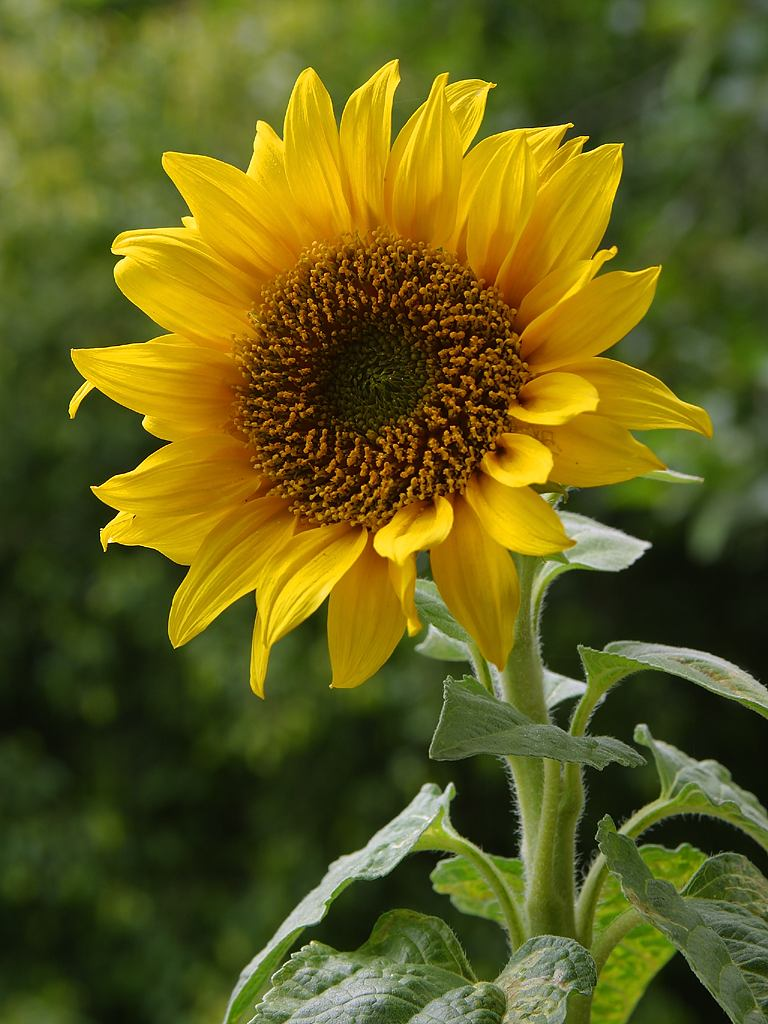
#> input picture 1_2_Convolutional_Filters_Edge_Detection/images/sunflower.jpg, 768 x 1024 px
$ jupyter execute '4. Fourier Transform of Filters.ipynb'   (shell and % lines are left out)
#> lines starting #> are read from the running program, lines starting #| are printed output that depends on the picture
## High and Low Pass Filters

Now, you might be wondering, what makes filters high and low-pass; why is a Sobel filter high-pass and a Gaussian filter low-pass?

Well, you can actually visualize the frequencies that these filters block out by taking a look at their fourier transforms. The frequency components of any image can be displayed after doing a Fourier Transform (FT). An FT looks at the components of an image (edges that are high-frequency, and areas of smooth color as low-frequency), and plots the frequencies that occur as points in spectrum. So, let's treat our filters as small images, and display them in the frequency domain!

[cell 1]
# git partially cloning
repo='cvnd-exercises'
sub_dir='1_2_Convolutional_Filters_Edge_Detection'
url='https://github.com/linked0/' + repo + '.git'
%cd $repo
%cd $sub_dir

[cell 2]
import numpy as np
import matplotlib.pyplot as plt
import cv2


# Define gaussian, sobel, and laplacian (edge) filters

gaussian = (1/9)*np.array([[1, 1, 1],
                           [1, 1, 1],
                           [1, 1, 1]])

sobel_x= np.array([[-1, 0, 1],
                   [-2, 0, 2],
                   [-1, 0, 1]])

sobel_y= np.array([[-1,-2,-1],
                   [0, 0, 0],
                   [1, 2, 1]])

# laplacian, edge filter
laplacian=np.array([[0, 1, 0],
                    [1,-4, 1],
                    [0, 1, 0]])

filters = [gaussian, sobel_x, sobel_y, laplacian]
filter_name = ['gaussian','sobel_x', \
                'sobel_y', 'laplacian']


# perform a fast fourier transform on each filter
# and create a scaled, frequency transform image
f_filters = [np.fft.fft2(x) for x in filters]
fshift = [np.fft.fftshift(y) for y in f_filters]
frequency_tx = [np.log(np.abs(z)+1) for z in fshift]

# display 4 filters
for i in range(len(filters)):
    plt.subplot(2,2,i+1),plt.imshow(frequency_tx[i],cmap = 'gray')
    plt.title(filter_name[i]), plt.xticks([]), plt.yticks([])

plt.show()
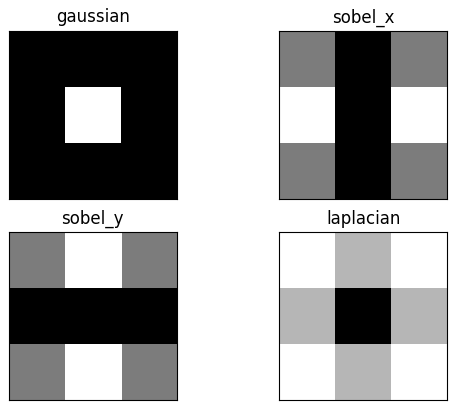
#> figure drawn by matplotlib, 4 panels

Areas of white or light gray, allow that part of the frequency spectrum through! Areas of black mean that part of the spectrum is blocked out of the image.

Recall that the low frequencies in the frequency spectrum are at the center of the frequency transform image, and high frequencies are at the edges. You should see that the Gaussian filter allows only low-pass frequencies through, which is the center of the frequency transformed image. The sobel filters block out frequencies of a certain orientation and a laplace (detects edges regardless of orientation) filter, should block out low-frequencies!

You are encouraged to load in an image, apply a filter to it using `filter2d` then visualize what the fourier transform of that image looks like before and after a filter is applied.

[cell 3]
## TODO: load in an image, and filter it using a kernel of your choice
## apply a fourier transform to the original *and* filtered images and compare them

[cell 4]
import matplotlib.image as mpimg
sun = mpimg.imread('images/sunflower.jpg')
#> sun is the input picture: shape (1024, 768, 3); mean R, G, B 98.3, 94.7, 27.4
plt.imshow(sun)
plt.grid = False

[cell 5]
gray = cv2.cvtColor(sun, cv2.COLOR_BGR2GRAY)
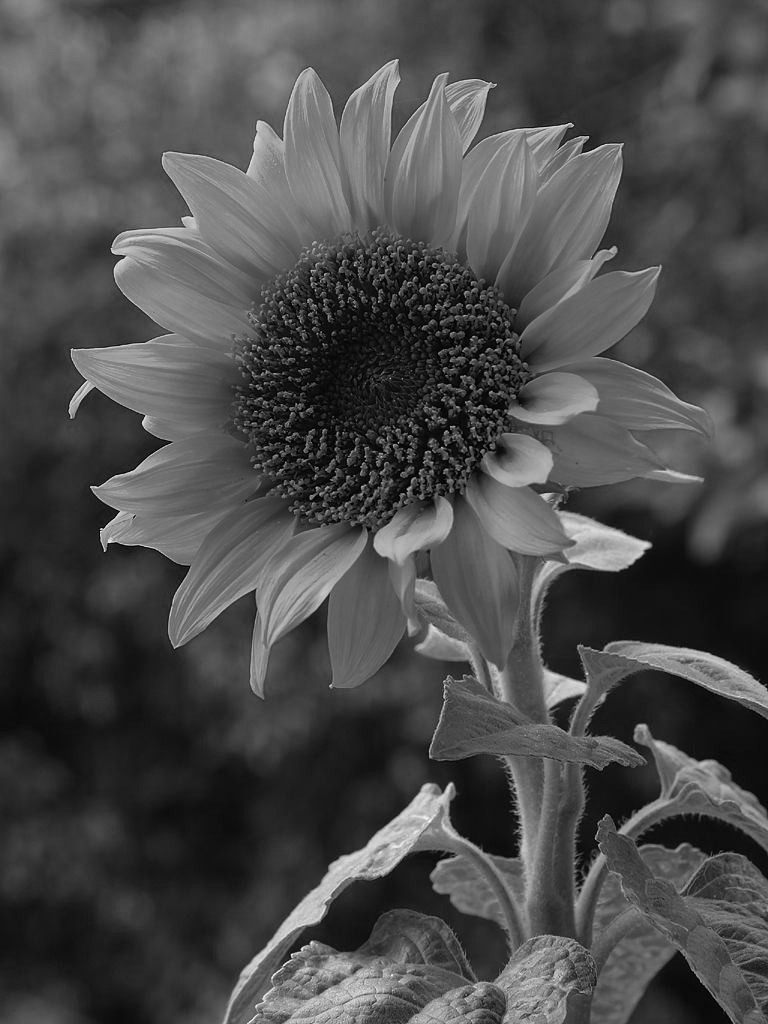
#> gray: shape (1024, 768); min 1, max 253, mean 75
plt.imshow(gray, cmap='gray')

[cell 6]
blur = cv2.filter2D(gray, -1, gaussian)
dst = cv2.filter2D(gray,-1,gaussian)
plt.imshow(blur, cmap='gray')

[cell 7]
blur = cv2.blur(gray,(9,9))
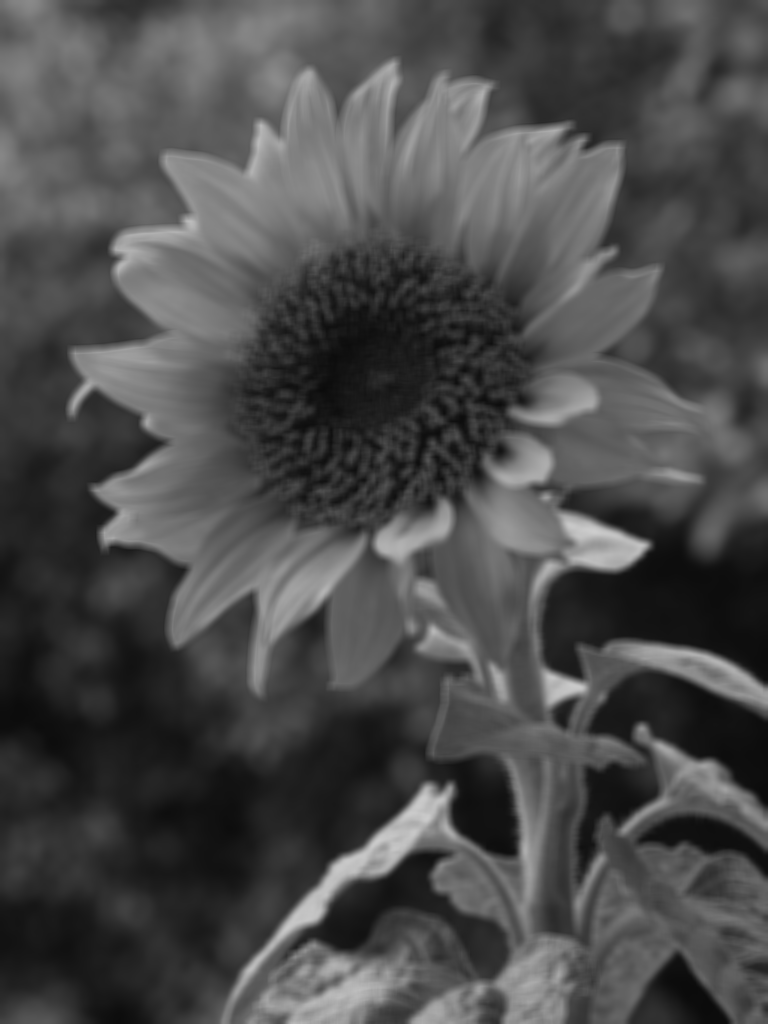
#> blur: shape (1024, 768); min 11, max 205, mean 75
plt.imshow(blur, cmap='gray')

[cell 8]
sun_sobelx = cv2.filter2D(gray, -1, sobel_x)
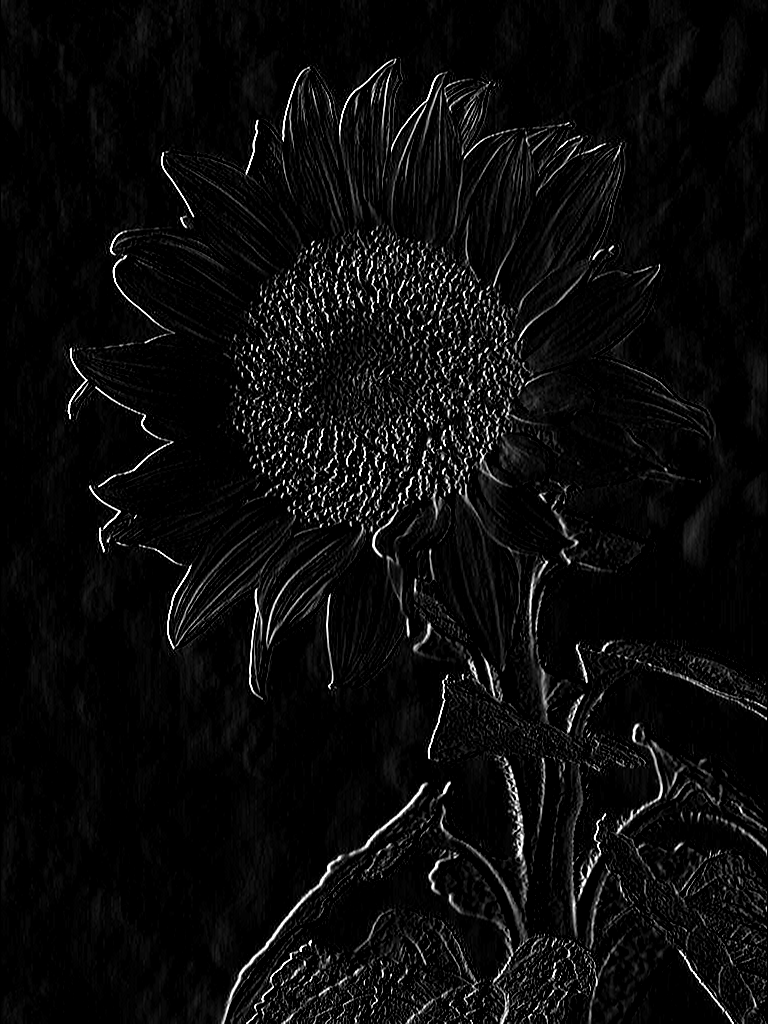
#> sun_sobelx: shape (1024, 768); min 0, max 255, mean 11.6
plt.imshow(sun_sobelx, cmap='gray')

[cell 9]
sun_sobely = cv2.filter2D(gray, -1, sobel_y)
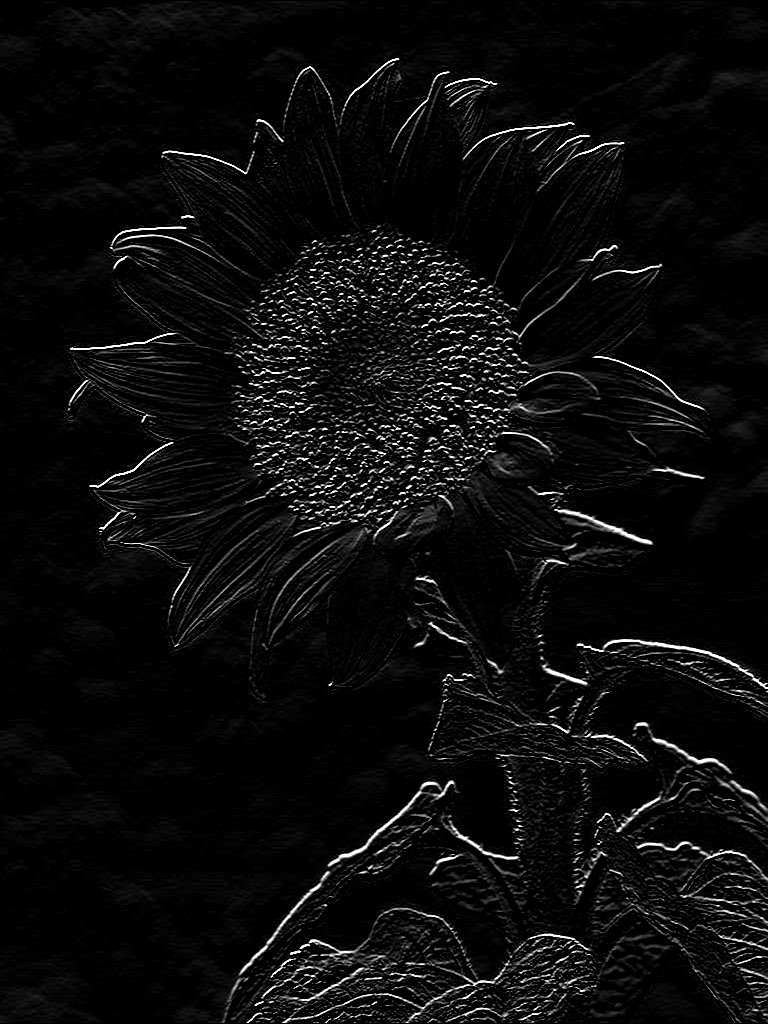
#> sun_sobely: shape (1024, 768); min 0, max 255, mean 12.1
plt.imshow(sun_sobely, cmap='gray')

[cell 10]
sun_laplac = cv2.filter2D(gray, -1, laplacian)
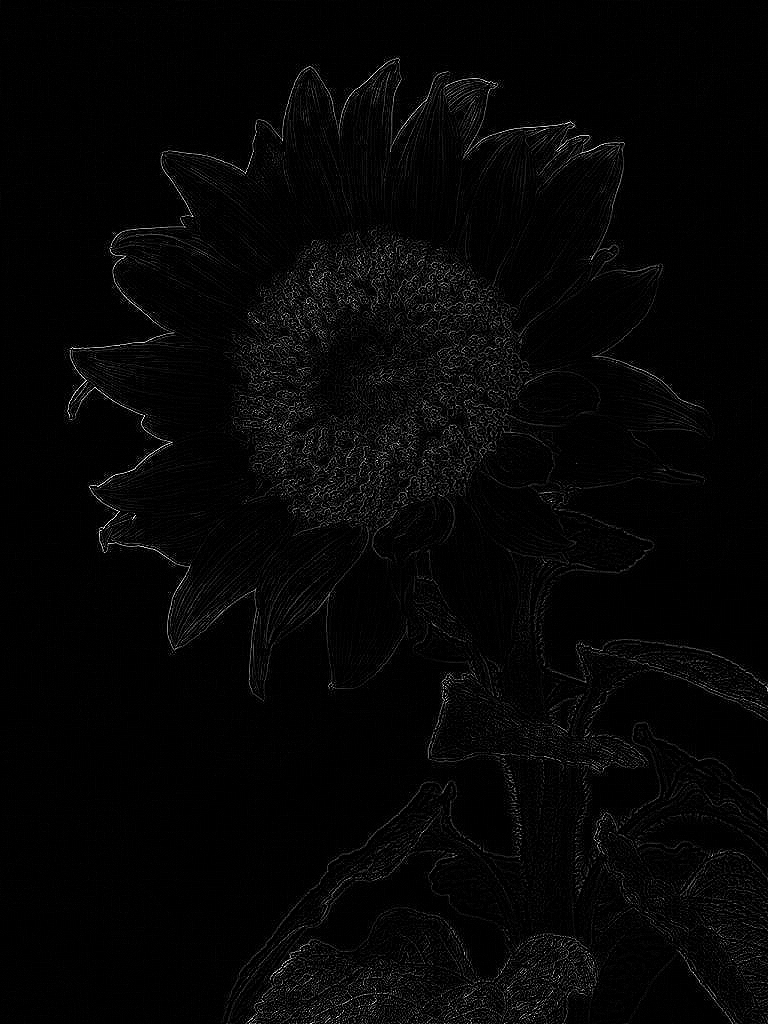
#> sun_laplac: shape (1024, 768); min 0, max 255, mean 5.4
plt.imshow(sun_laplac, cmap='gray')

$ run again, with 1_2_Convolutional_Filters_Edge_Detection/images/brain_MR.jpg copied over 1_2_Convolutional_Filters_Edge_Detection/images/sunflower.jpg
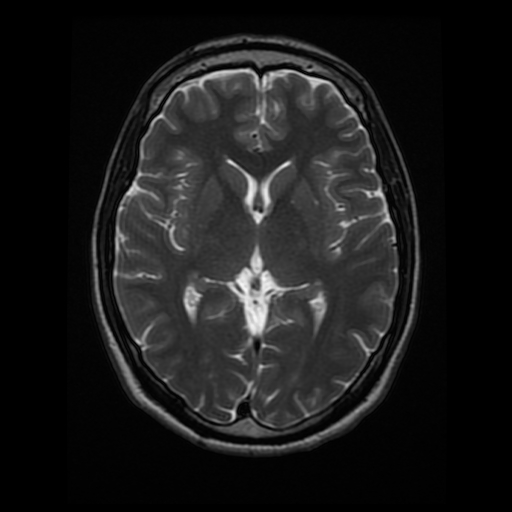
#> input picture 1_2_Convolutional_Filters_Edge_Detection/images/brain_MR.jpg, 512 x 512 px
#> sun is the input picture: shape (512, 512, 3); min 0, max 247, mean 26.9
#> `sun_sobelx = cv2.filter2D(gray, -1, sobel_x)`:
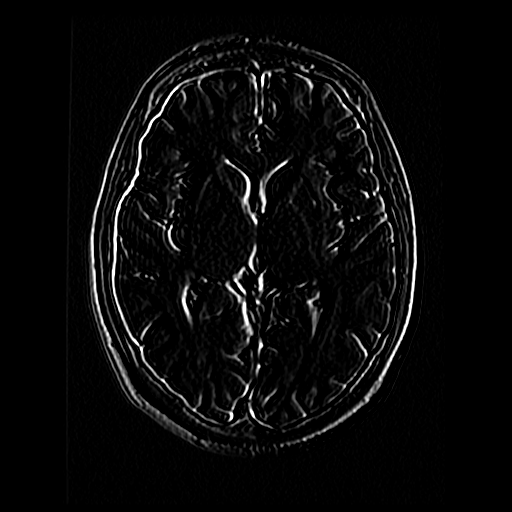
#> sun_sobelx: shape (512, 512); min 0, max 255, mean 9.8
#> `sun_laplac = cv2.filter2D(gray, -1, laplacian)`:
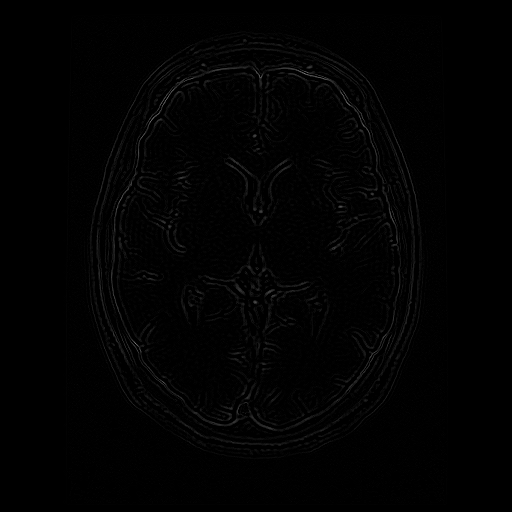
#> sun_laplac: shape (512, 512); min 0, max 120, mean 2
